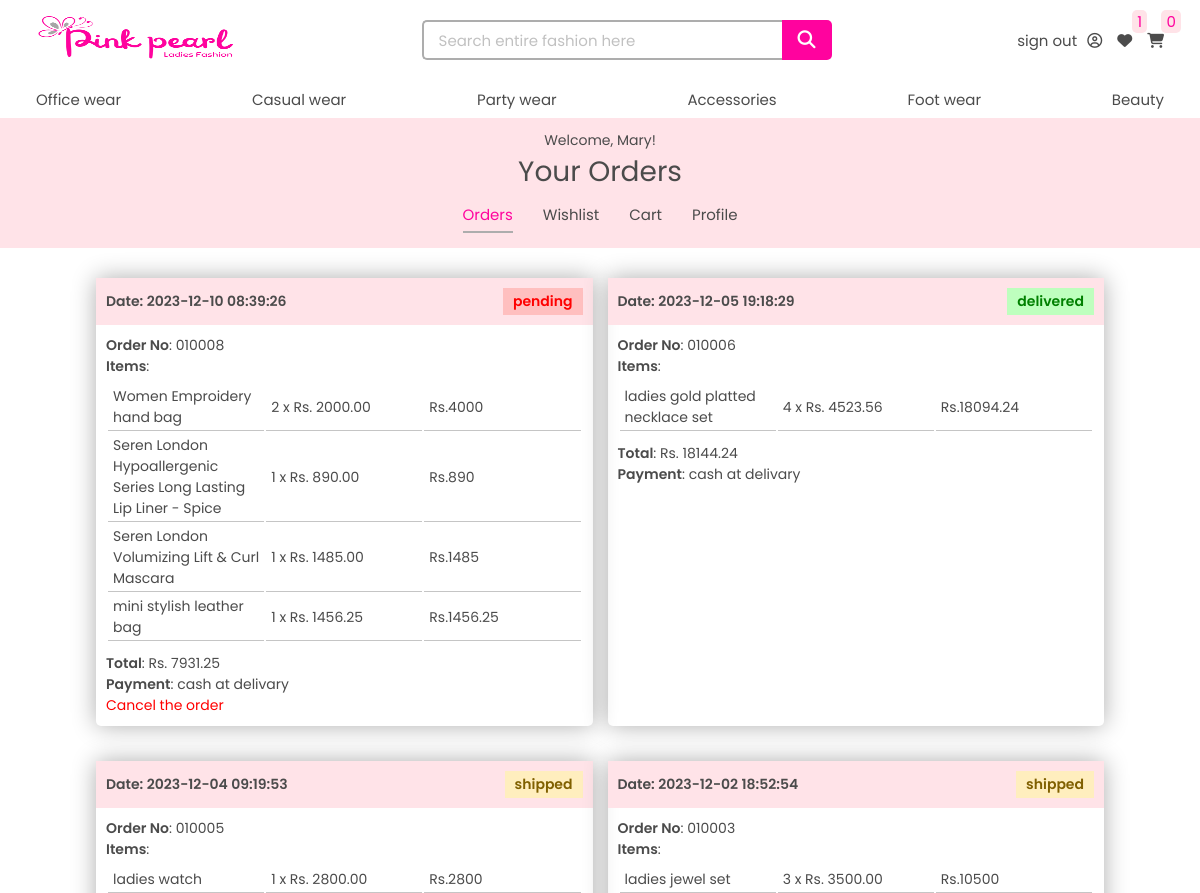
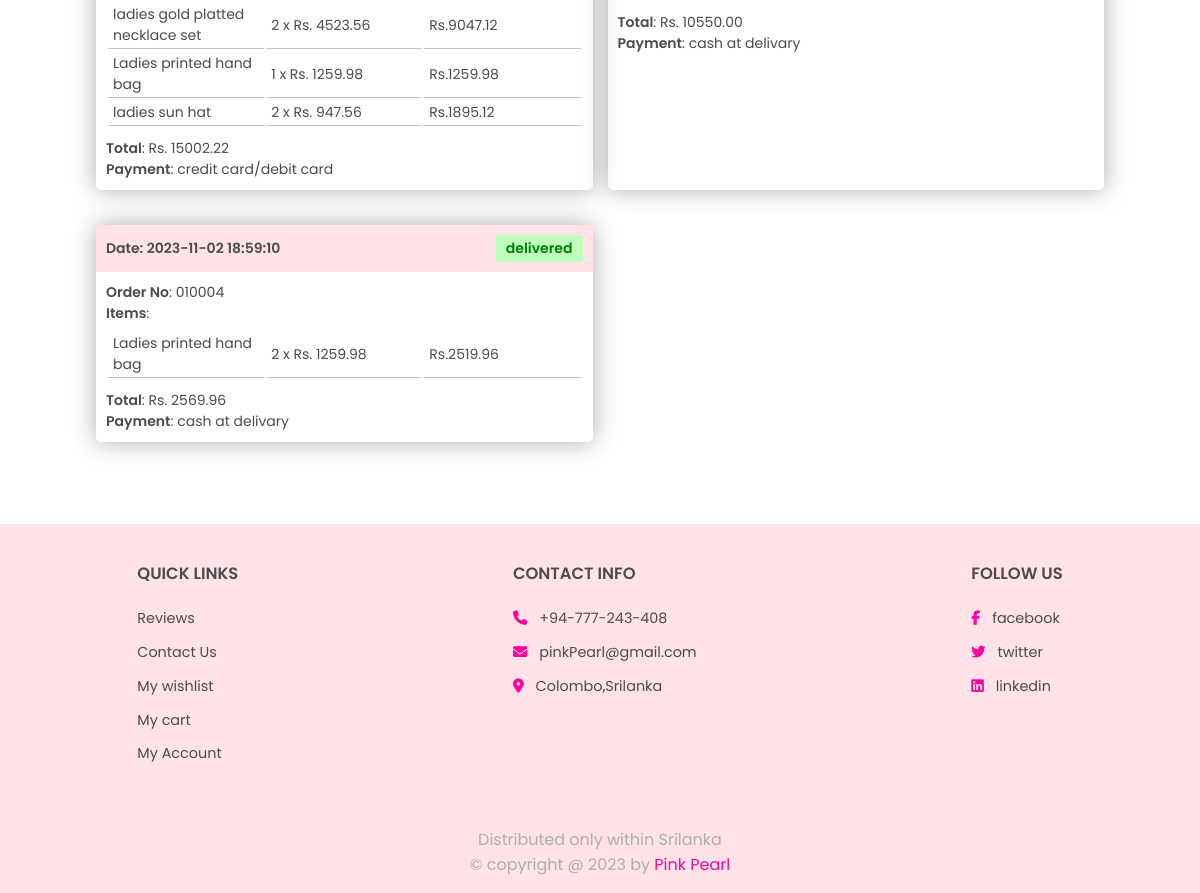
Page /myaccount/orders.php (signed in) on the committed database (2 pictures, top to bottom).
### tables this page shows
CREATE TABLE `main_category` (
  `main_category_id` int(11) NOT NULL,
  `category_name` varchar(255) NOT NULL,
  `description` varchar(100) NOT NULL,
  `image_url` varchar(255) NOT NULL
);

CREATE TABLE `users` (
  `user_id` int(11) NOT NULL,
  `username` varchar(50) NOT NULL,
  `first_name` varchar(100) NOT NULL,
  `last_name` varchar(100) NOT NULL,
  `phone` varchar(15) NOT NULL,
  `address_line1` text NOT NULL,
  `address_line2` text NOT NULL,
  `email` varchar(100) NOT NULL,
  `password` char(255) NOT NULL,
  `reg_date` date NOT NULL DEFAULT current_timestamp(),
  `user_type` varchar(50) NOT NULL
);

CREATE TABLE `placed_order` (
  `order_id` int(11) NOT NULL,
  `user_id` int(11) NOT NULL,
  `date` datetime NOT NULL DEFAULT current_timestamp(),
  `total_amount` float(10,2) NOT NULL,
  `payment_method` varchar(150) NOT NULL,
  `status` varchar(50) NOT NULL DEFAULT 'pending'
);

CREATE TABLE `order_items` (
  `order_item_id` int(11) NOT NULL,
  `order_id` int(11) NOT NULL,
  `product_id` int(11) NOT NULL,
  `quantity` int(11) NOT NULL,
  `size_id` int(11) NOT NULL,
  `color_id` int(11) NOT NULL,
  `amount` float(10,2) NOT NULL
);

CREATE TABLE `products` (
  `product_id` int(11) NOT NULL,
  `product_name` varchar(250) NOT NULL,
  `price` float(10,2) NOT NULL,
  `description` varchar(255) NOT NULL,
  `image_url` text NOT NULL,
  `reg_date` date NOT NULL DEFAULT current_timestamp()
);

### myaccount/orders.php (the view, shortened to what this page needs)
<?php
    include('../main-header/header.php');
    include('../database/dbconnection.php');
    $ordersSql = "select * from placed_order where user_id=" . $_SESSION['user_id'] . " order by date desc";
    $result = mysqli_query($connection, $ordersSql);
?>
<!DOCTYPE html>
<html lang="en">
<head>
    <link rel="stylesheet" href="style.css">
    <link rel="stylesheet" href="../shop/style.css">
</head>
<body>
    <div class="myaccount">
        <div class="header">
            <p>Welcome, <?php echo getUserName($connection); ?>!</p>
            <h1>Your Orders</h1>
            <div class="options">
                <span><a href="orders.php" class="active">Orders</a></span>
                <span><a href="wishlist.php">Wishlist</a></span>
                <span><a href="cart.php">Cart</a></span>
                <span><a href="profile.php">Profile</a></span>
            </div>
        </div>
        <div class="content">
            <?php
                if (mysqli_num_rows($result) > 0) {
                echo "<ul>";
                while($row1 = mysqli_fetch_assoc($result)) {
                    echo "<li>
                    <div class='head'><span class='date'>Date: ". $row1['date'] . "</span>";
            ?>
            <?php
                    if ($row1['status'] == 'pending' || $row1['status'] == 'Cancelled')  {
                        echo "<span class='status pending'>" . $row1['status'] . "</span>";
                    }
                    else if ($row1['status'] == 'shipped') {
                        echo "<span class='status shipped'>" . $row1['status'] . "</span>";
                    }
                    else if ($row1['status'] == 'delivered') {
                        echo "<span class='status delivered'>" . $row1['status'] . "</span>";
                    }
                    echo "</div>
                    <div class='content'>
                        <span>Order No</span>: " . str_pad($row1['order_id'], 6, "0", STR_PAD_LEFT) .  " <br>
                        <span>Items</span>: <br>
                        <table>";
            ?>
            <?php
                         $orderItemSql = "select * from order_items where order_id = " . $row1['order_id'];
                         $result2 = mysqli_query($connection, $orderItemSql);
                         while($row2 = mysqli_fetch_assoc($result2)) {
                            $productSql =  "select * from products where product_id = " . $row2['product_id'];
                            $result3 = mysqli_query($connection, $productSql);
                            $row3 = mysqli_fetch_assoc($result3);
                            $price = $row2['quantity'] * $row3['price'];
                            echo "<tr><td>" . $row3['product_name'] . "</td> <td>" . $row2['quantity'] . " x Rs. " . $row3['price'] . "</td> <td>Rs." . $price . "</td></tr>";
                         }
                    ?>
            <?php
                        echo "</table>
                        <span>Total</span>: Rs. " . $row1['total_amount'] .  "<br>
                        <span>Payment</span>: " . $row1['payment_method'];
                        if ($row1['status'] == 'pending')  {
                            echo "<br><span style='margin-top:5px;'>
                                        <a href='orders.php?cancelorder=" . $row1['order_id'] . "' style='color:red;' onclick='return confirm(\"Are you sure? Do you want to cancel this order?\")'>
                                            Cancel the order</a>
                                      </span>";
                        }
                        echo "</div></li>";
                }
            ?>
            </ul>
            <?php
                }
            ?>
        </div>
    </div>
    <?php include('../shop/footer.php') ?>
</body>
</html>
<?php
    function getUserName($connection) {
        $query = 'select username from users where user_id = ' . $_SESSION['user_id'];
        $result = mysqli_query($connection, $query);
        $name = mysqli_fetch_assoc($result)['username'];
        return $name;
    }
?>

### main-header/header.php (shortened to what this page needs)
<?php
    include('../database/dbconnection.php');
    $no_of_wishlist_items = 0;
    $no_of_cart_items = 0;
    if (isset($_SESSION['isLogged']) && $_SESSION['isLogged']) {
        $no_of_wishlist_items = getNoOfWishlistItems($connection, $_SESSION['user_id']);
        $no_of_cart_items = getNoOfCartItems($connection, $_SESSION['user_id']);
    }
    $main_category_res = mysqli_query($connection, "SELECT * FROM main_category")
                    or die('Category query failed');
    $main_categories = mysqli_fetch_all($main_category_res, MYSQLI_ASSOC);
?>
<!DOCTYPE html>
<html lang="en">
<head>
    <link rel="stylesheet" href="../index.css">
    <link rel="stylesheet" href="../../Ladies-fashion-full-stack-website//main-header//header.css">
</head>
<body>
    <header>
        <div class="top-header">
            <div class="logo"><a href="../shop/index.php"><img src="../uploadedImages/logo.png" alt="Pink-pearl-logo"></a></div>
            <form class="search laptop-setup " action="../main-header/header.php" method='post'>
                <input type="text" placeholder="Search entire fashion here" name='search-word'><button type="submit" name="search"><i class="fa fa-search" aria-hidden="true"></i></button>
            </form>
            <div class="top-header-right">
                <?php
                    if (isset($_SESSION['isLogged']) && $_SESSION['isLogged']) {
                        echo "<span class='user laptop-setup'>" .
                                 "<a href='../account/logout.php'>sign out</a><a href='../myaccount/orders.php'><i class='fa fa-user-circle-o' aria-hidden='true'></i></a>" .
                             "</span>";
                    }
                    else {
                        echo "<span class='laptop-setup'><a href='../account/login.php'>Sign in  </a> / <a href='../account/register.php'>Sign up</a></span>";
                    }
                ?>
                <span><a href="../myaccount/wishlist.php"><i class="fa fa-heart" aria-hidden="true"></i></a><span><?php echo $no_of_wishlist_items; ?></span></span>
                <span><a href="../myaccount/cart.php"><i class="fa fa-shopping-cart" aria-hidden="true"></i></a><span><?php echo $no_of_cart_items; ?></span></span>
            </div>
        </div>
        <div class="bottom-header">
            <ul>
                <?php
                    foreach ($main_categories as $main) {
                        echo "<li><a href='../fashion/fashion.php?main=" . $main['main_category_id'] . "'>" . $main['category_name'] . "</a> </li>";
                    }
                ?>
            </ul>
        </div>
    </header>
</body>
</html>
<?php
    function getNoOfWishlistItems($connection, $id) {
        $sql = "select * from wishlist where user_id=" . $id ;
        $result = mysqli_query($connection, $sql);
        $noOfItems = mysqli_num_rows($result);
        return $noOfItems;
    }
    function getNoOfCartItems($connection, $id) {
        $sql = "select sum(quantity) as sum from shopping_cart where user_id=" . $id ;
        $result = mysqli_query($connection, $sql);
        $noOfItems = mysqli_fetch_assoc($result)['sum'];
        return 0;
    }
?>

### index.css (style rules this page uses)
* { margin: 0;padding: 0; box-sizing: border-box; font-family: 'Poppins', sans-serif; font-weight: 400; text-decoration: none; list-style-type: none; color: var(--black); outline: none; }
:root { --white: white; --black: rgb(75, 75, 75); --grey: rgb(173, 173, 173); --lightpink: rgb(255, 227, 232); --pink: #FF039E; }
button, .button { padding: 10px 25px; background-color: var(--pink); font-size: 20px; border: none; color: var(--white); cursor: pointer; transition: 0.3s; border-radius: 3px; display: flex; align-items: center; justify-content: center; gap: 10px; }
button i { color: var(--white); }

### main-header/header.css (style rules this page uses)
header { height: 15vh; position: fixed; width: 100%; z-index: 1000; }
.top-header { height: 10vh; padding: 1% 8%; display: flex; align-items: center; justify-content: space-between; background-color: var(--white); }
.top-header .logo img { width: 200px; height: 47px; }
.top-header .search { width: 400px; height: 100%; display: flex; align-items: center; justify-content: center; }
.top-header .search input { padding: 8px 50px 8px 15px; width: 360px; height: 40px; border-radius: 5px 0 0 5px; border: 2px solid var(--grey); border-right: none; font-size: 15px; }
.top-header .search button { height: 40px; width: 40px; display: flex; align-items: center; justify-content: center; border-radius: 0 5px 5px 0; font-size: 18px; color: var(--white); }
.top-header .top-header-right { height: 100%; display: flex; align-items: center; gap: 15px; }
.top-header .top-header-right > span { position: relative; }
.top-header .top-header-right span span { color: var(--pink); background-color: var(--lightpink); position: absolute; top: -80%; padding: 0px 5px; right: -100%; font-size: 15px; border-radius: 5px; }
.top-header .top-header-right .user i { margin-left: 10px; }
.bottom-header { height: 5vh; padding: 0 8%; background-color: var(--white); border-bottom: 2px solid var(--lightpink); }
.bottom-header ul { height: 100%; display: flex; align-items: center; justify-content: space-between; width: 100%; }
header a { font-size: 15px; }
header a, header i { transition: 0.3s; cursor: pointer; }
@media all and (max-width:1200px) { .top-header, .bottom-header { padding: 1% 3%; } }

### myaccount/style.css (style rules this page uses)
.myaccount { min-height: 100vh; width: 100%; padding: 15vh 0 20px; display: flex; align-items: center; justify-content: flex-start; flex-direction: column; }
button { font-size: 16px; }
.myaccount .header { background-color: var(--lightpink); width: 100%; padding: 10px 0; }
.myaccount .content { width: 100%; padding: 20px 8%; }
.myaccount .header h1, .myaccount .header p { width:100%; text-align: center; }
.myaccount .options { font-size: 15px; margin: 5px 0; display: flex; justify-content: center; gap: 30px; }
.myaccount .options span a { display: inline-block; padding: 5px 0; transition: 0.3s; }
.myaccount .options span a.active { color: var(--pink); border-bottom: 2px solid var(--grey); }
.myaccount ul { width: 100%; max-width: 100%; display: grid; grid-template-columns: repeat(auto-fit, minmax(350px, 0.5fr)); grid-gap: 15px; }
.myaccount ul li { flex: 1 1 400px; box-shadow: 0 0 25px var(--grey); border-radius: 5px; margin: 10px 0; cursor: pointer; transition: 0.3s; }
.myaccount ul li .head { background-color: var(--lightpink); display: flex; align-items: center; gap: 10px; padding: 10px; }
.myaccount ul li .head .date { flex: 1; }
.myaccount ul li .head .delivered { padding: 3px 10px; background-color: rgb(190, 255, 190); color: green; }
.myaccount ul li .head .pending { padding: 3px 10px; background-color: rgb(255, 191, 191); color: red; }
.myaccount ul li .head .shipped { padding: 3px 10px; background-color: rgb(255, 238, 190); color: rgb(128, 96, 0); }
.myaccount ul li .content { padding: 10px; }
.myaccount ul li span { font-weight: 600; }
.myaccount ul li table, .checkout-wrapper .summary-wrapper .summary-box table { border: none; width: 100%; margin: 5px 0 10px; }
.myaccount ul li table td, .checkout-wrapper .summary-wrapper .summary-box table td { width: 33%; padding: 2px 5px; border-bottom: 1px solid rgb(197, 197, 197); }
input::placeholder { color: rgb(193, 193, 193); }

### shop/style.css (style rules this page uses)
html { font-size: 100%; scroll-padding-top: 18vh; }
body { background-color: var(--white); font-size: 14px; }

### rows in the picture
main_category: category_name "Office wear"
main_category: category_name "Casual wear"
main_category: category_name "Party wear"
main_category: category_name "Accessories"
main_category: category_name "Foot wear"
main_category: category_name "Beauty"
users: username "Mary"
placed_order: date "2023-12-10 08:39:26", status "pending", order_id "010008", total_amount "7931.25", payment_method "cash at delivary"
order_items: product.product_name "Women Emproidery hand bag", quantity "2", product.price "2000.00", quantity.price "4000"
order_items: product.product_name "Seren London Hypoallergenic Series Long Lasting Lip Liner - Spice", quantity "1", product.price "890.00", quantity.price "890"
order_items: product.product_name "Seren London Volumizing Lift & Curl Mascara", quantity "1", product.price "1485.00", quantity.price "1485"
order_items: product.product_name "mini stylish leather bag", quantity "1", product.price "1456.25", quantity.price "1456.25"
placed_order: date "2023-12-05 19:18:29", status "delivered", order_id "010006", total_amount "18144.24", payment_method "cash at delivary"
order_items: product.product_name "ladies gold platted necklace set", quantity "4", product.price "4523.56", quantity.price "18094.24"
placed_order: date "2023-12-04 09:19:53", status "shipped", order_id "010005", total_amount "15002.22", payment_method "credit card/debit card"
order_items: product.product_name "ladies watch", quantity "1", product.price "2800.00", quantity.price "2800"
order_items: product.product_name "ladies gold platted necklace set", quantity "2", product.price "4523.56", quantity.price "9047.12"
order_items: product.product_name "Ladies printed hand bag", quantity "1", product.price "1259.98", quantity.price "1259.98"
order_items: product.product_name "ladies sun hat", quantity "2", product.price "947.56", quantity.price "1895.12"
placed_order: date "2023-12-02 18:52:54", status "shipped", order_id "010003", total_amount "10550.00", payment_method "cash at delivary"
order_items: product.product_name "ladies jewel set", quantity "3", product.price "3500.00", quantity.price "10500"
placed_order: date "2023-11-02 18:59:10", status "delivered", order_id "010004", total_amount "2569.96", payment_method "cash at delivary"
order_items: product.product_name "Ladies printed hand bag", quantity "2", product.price "1259.98", quantity.price "2519.96"

### other values in the picture
$no_of_wishlist_items "1"
$no_of_cart_items "0"
